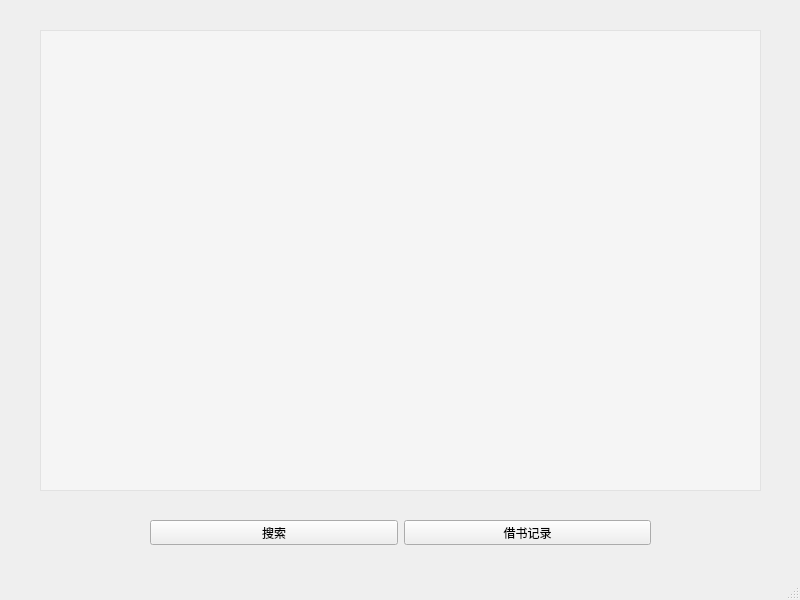
<?xml version="1.0" encoding="UTF-8"?>
<ui version="4.0">
 <class>userGui</class>
 <widget class="QMainWindow" name="userGui">
  <property name="geometry">
   <rect>
    <x>0</x>
    <y>0</y>
    <width>800</width>
    <height>600</height>
   </rect>
  </property>
  <property name="windowTitle">
   <string>MainWindow</string>
  </property>
  <widget class="QWidget" name="centralwidget">
   <widget class="QTableView" name="tableView">
    <property name="geometry">
     <rect>
      <x>40</x>
      <y>30</y>
      <width>721</width>
      <height>461</height>
     </rect>
    </property>
    <property name="styleSheet">
     <string notr="true">background-color: rgba(255, 255, 255, 100);</string>
    </property>
   </widget>
   <widget class="QWidget" name="">
    <property name="geometry">
     <rect>
      <x>150</x>
      <y>520</y>
      <width>501</width>
      <height>25</height>
     </rect>
    </property>
    <layout class="QHBoxLayout" name="horizontalLayout">
     <item>
      <widget class="QPushButton" name="Search">
       <property name="text">
        <string>搜索</string>
       </property>
      </widget>
     </item>
     <item>
      <widget class="QPushButton" name="Record">
       <property name="text">
        <string>借书记录</string>
       </property>
      </widget>
     </item>
    </layout>
   </widget>
  </widget>
  <widget class="QMenuBar" name="menubar">
   <property name="geometry">
    <rect>
     <x>0</x>
     <y>0</y>
     <width>800</width>
     <height>23</height>
    </rect>
   </property>
  </widget>
  <widget class="QStatusBar" name="statusbar"/>
 </widget>
 <resources/>
 <connections/>
</ui>
